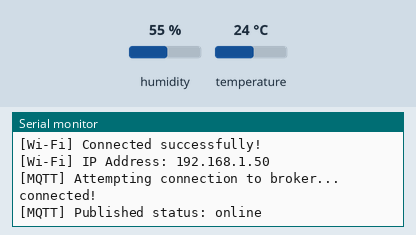
Simulated run of this sketch. Board: ESP32. Parts: the last lines printed to the serial monitor. The inputs (shaded band) are chosen by the test bench; at power-on: humidity 55 %, temperature 24 °C. WiFi joins after 1.5 s; servers stay silent unless stated; no MQTT or app messages arrive unless stated.

Above: at 3.7 s.
3.8 s: humidity set to 22 %
At 10.8 s:
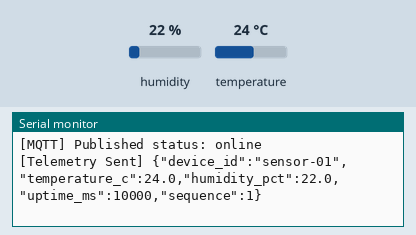
16.9 s: temperature set to 12 °C
At 20.8 s:
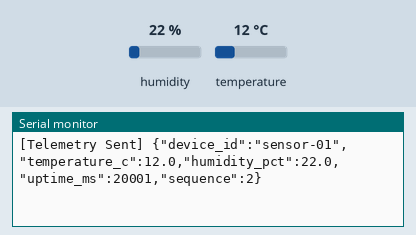
30.0 s: humidity set to 40 %
At 30.9 s:
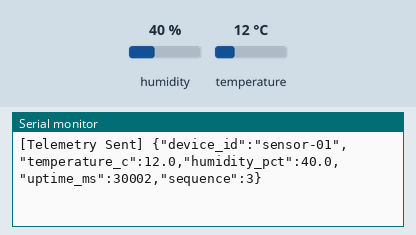

Measured:
- after the input at 3.8 s, the serial monitor: prints a new line after 6.2 s (image 1)
- after the input at 16.9 s, the serial monitor: prints a new line after 3.1 s (image 2)
- after the input at 30.0 s, the serial monitor: prints a new line at once (image 3)

The sketch:

sensor_node.ino
```cpp
// ==============================================================================
// A-SENSE Sensor Node Firmware (DHT11 on ESP32)
// Follows the MQTT contract defined in product.md:
//   - Telemetry topic: asense/v1/sensors/room1/telemetry
//   - Availability/LWT topic: asense/v1/devices/sensor-01/status
// ==============================================================================

#include <WiFi.h>
#include <WiFiManager.h> // Dynamic Wi-Fi provisioning via Captive Portal
#include <PubSubClient.h>
#include <DHT.h>
#include <ArduinoJson.h>

// ------------------------------------------------------------------------------
// 1. CONFIGURATION
// ------------------------------------------------------------------------------
// Note: Wi-Fi credentials are now managed dynamically via WiFiManager captive portal!
// If connection to saved Wi-Fi fails, it launches AP "A-SENSE-Sensor-Setup"

const char* MQTT_BROKER   = "192.168.1.18"; // Raspberry Pi IP
const int   MQTT_PORT     = 1883;
const char* MQTT_USER     = "asense";
const char* MQTT_PASSWORD = "project";

// Hardware Settings
#define DHT_PIN  15
#define DHT_TYPE DHT11

// Device Identifiers & Topics (from product.md)
const char* DEVICE_ID       = "sensor-01";
const char* TOPIC_TELEMETRY = "asense/v1/sensors/room1/telemetry";
const char* TOPIC_STATUS    = "asense/v1/devices/sensor-01/status";

// Read Interval (in milliseconds)
// 10,000 ms = 10 seconds (conservative, well above DHT11's 2-second minimum)
const unsigned long READ_INTERVAL_MS = 10000;

// ------------------------------------------------------------------------------
// 2. GLOBALS
// ------------------------------------------------------------------------------
WiFiClient espClient;
PubSubClient mqttClient(espClient);
DHT dht(DHT_PIN, DHT_TYPE);

unsigned long lastReadTime = 0;
uint32_t sequenceNumber = 0;

// ------------------------------------------------------------------------------
// 3. WI-FI & MQTT FUNCTIONS
// ------------------------------------------------------------------------------
void setupWiFi() {
  Serial.println("\n[Wi-Fi] Initializing connection with WiFiManager...");

  WiFiManager wm;
  // If connection fails, spin up configuration portal for 180 seconds before retrying
  wm.setConfigPortalTimeout(180);

  // Automatically connects using saved credentials.
  // If no credentials exist or connection fails, launches AP: "A-SENSE-Sensor-Setup"
  bool connected = wm.autoConnect("A-SENSE-Sensor-Setup");

  if (!connected) {
    Serial.println("[Wi-Fi] Failed to connect and portal timed out. Restarting ESP32...");
    delay(3000);
    ESP.restart();
  }

  Serial.println("[Wi-Fi] Connected successfully!");
  Serial.print("[Wi-Fi] IP Address: ");
  Serial.println(WiFi.localIP());
}

void reconnectMQTT() {
  while (!mqttClient.connected()) {
    Serial.print("[MQTT] Attempting connection to broker...");

    // Last Will and Testament (LWT):
    // If the ESP32 disconnects unexpectedly, the broker publishes "offline"
    // with QoS 1 and retain = true to the status topic.
    const char* willTopic = TOPIC_STATUS;
    int willQoS = 1;
    bool willRetain = true;
    const char* willMessage = "offline";

    if (mqttClient.connect(DEVICE_ID, MQTT_USER, MQTT_PASSWORD, willTopic, willQoS, willRetain, willMessage)) {
      Serial.println(" connected!");

      // Publish initial "online" status with retain = true
      mqttClient.publish(TOPIC_STATUS, "online", true);
      Serial.println("[MQTT] Published status: online");
    } else {
      Serial.print(" failed, rc=");
      Serial.print(mqttClient.state());
      Serial.println(" -> Retrying in 5 seconds...");
      delay(5000);
    }
  }
}

// ------------------------------------------------------------------------------
// 4. MAIN SETUP & LOOP
// ------------------------------------------------------------------------------
void setup() {
  Serial.begin(115200);
  delay(1000);
  Serial.println("\n=================================");
  Serial.println("A-SENSE Sensor Node Initializing");
  Serial.println("=================================");

  // Initialize DHT sensor
  dht.begin();
  Serial.println("[Hardware] DHT11 initialized on GPIO 15");

  // Setup Wi-Fi and MQTT
  setupWiFi();
  mqttClient.setServer(MQTT_BROKER, MQTT_PORT);
}

void loop() {
  // Ensure Wi-Fi is connected
  if (WiFi.status() != WL_CONNECTED) {
    setupWiFi();
  }

  // Ensure MQTT is connected
  if (!mqttClient.connected()) {
    reconnectMQTT();
  }
  mqttClient.loop();

  // Non-blocking periodic sensor reading
  unsigned long currentMillis = millis();
  if (currentMillis - lastReadTime >= READ_INTERVAL_MS) {
    lastReadTime = currentMillis;

    // Read values from DHT11
    float humidity = dht.readHumidity();
    float temperature = dht.readTemperature(); // Celsius

    // Validate readings (reject NaN / non-finite values)
    if (isnan(humidity) || isnan(temperature)) {
      Serial.println("[DHT11 ERROR] Failed to read from sensor! Check wiring/power.");
      return;
    }

    sequenceNumber++;

    // Build JSON payload conforming to product.md contract
    StaticJsonDocument<256> doc;
    doc["device_id"] = DEVICE_ID;
    doc["temperature_c"] = serialized(String(temperature, 1)); // 1 decimal place
    doc["humidity_pct"] = serialized(String(humidity, 1));
    doc["uptime_ms"] = currentMillis;
    doc["sequence"] = sequenceNumber;

    char jsonBuffer[256];
    serializeJson(doc, jsonBuffer);

    // Publish telemetry (QoS 0 for periodic readings)
    bool success = mqttClient.publish(TOPIC_TELEMETRY, jsonBuffer, false);

    if (success) {
      Serial.print("[Telemetry Sent] ");
      Serial.println(jsonBuffer);
    } else {
      Serial.println("[Telemetry Error] Failed to publish MQTT message.");
    }
  }
}
```
